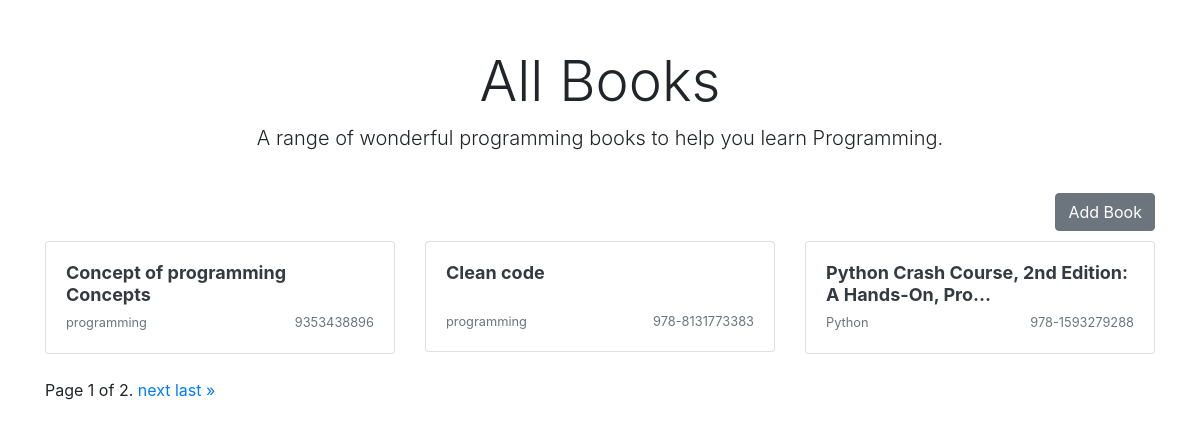
/, run on an earlier commit of the app's database.
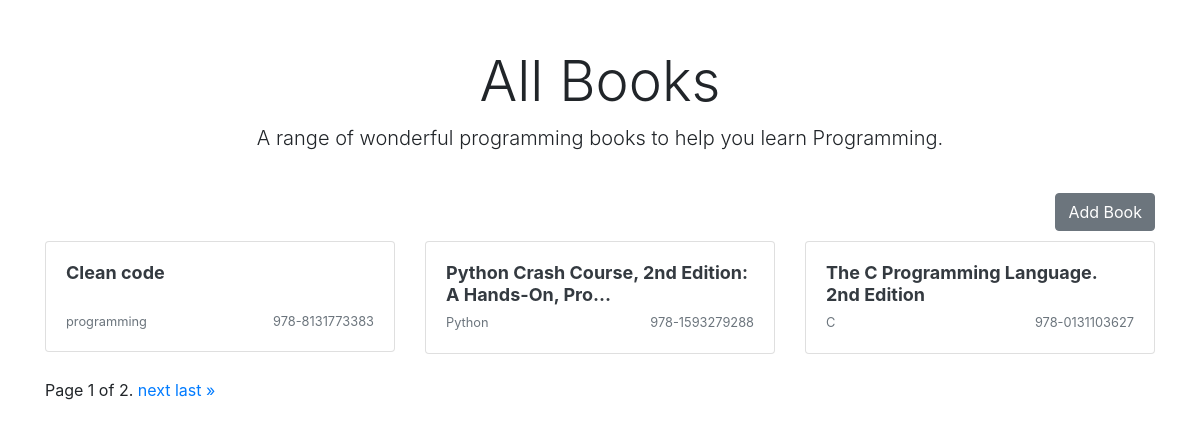
And on a later commit of the database.
### books/models.py (models this page shows, shortened)
class Books(models.Model):
    title = models.CharField(max_length=100)
    slug = models.SlugField(null=True)
    genre = models.CharField(max_length=100)
    author = models.CharField(max_length=100)
    isbn = models.CharField(max_length=100)

### books/views.py (the view)
# urls.py: path('', IndexView.as_view(), name='home'),
class IndexView(ListView):
    model = Books
    template_name = "home.html"
    context_object_name = 'books'
    paginate_by: int = 3

### books/templates/home.html (shortened to what this page needs)
{% extends "base.html" %}
    {% block content %}
    <div class="container">
        <div class="px-3 py-3 pt-md-5 pb-md-4 mx-auto text-center">
            <h1 class="display-4">All Books</h1>
            <p class="lead">A range of wonderful programming books to help you learn Programming.</p>
        </div>
        <button class="btn btn-secondary  float-right"> <a class="text-white" href="{% url 'books:add-book' %}" >Add Book</a></button>
        <div class="py-5">
            <div class="row">
                {% for book in books %}
                <div class="col-md-4">
                    <a class="text-dark" href="{% url 'books:edit-book' slug=book.slug %}">
                        <div class="card mb-4 box-shadow">
                            <div class="card-body">
                                <h2 style="font-size:18px;font-weight:bold;min-height:42px;">
                                    {{book.title|truncatechars:50}}</h2>
                                <div class="d-flex justify-content-between align-items-center">
                                    <small class="text-muted">{{book.genre}}</small>
                                    <small class="text-muted">{{book.isbn}}</small>
                                </div>
                            </div>
                        </div>
                    </a>
                </div>
                {% endfor %}
            </div>
            <div class="row">
                <div class="col-12">
                    <span class="step-links">
                        <span class="current">
                            Page {{ page_obj.number }} of {{ page_obj.paginator.num_pages }}.
                        </span>
                        {% if page_obj.has_next %}
                            <a href="?page={{ page_obj.next_page_number }}">next</a>
                            <a href="?page={{ page_obj.paginator.num_pages }}">last &raquo;</a>
                        {% endif %}
                    </span>
                </div>
            </div>
        </div>
    </div>
    {% endblock %}

What changed in the data, as far as the page shows it:
removed Books: title "Concept of programming Concepts", genre "programming", isbn "9353438896"
now on this page (row unchanged): Books: title "The C Programming Language. 2nd Edition", genre "C", isbn "978-0131103627"
